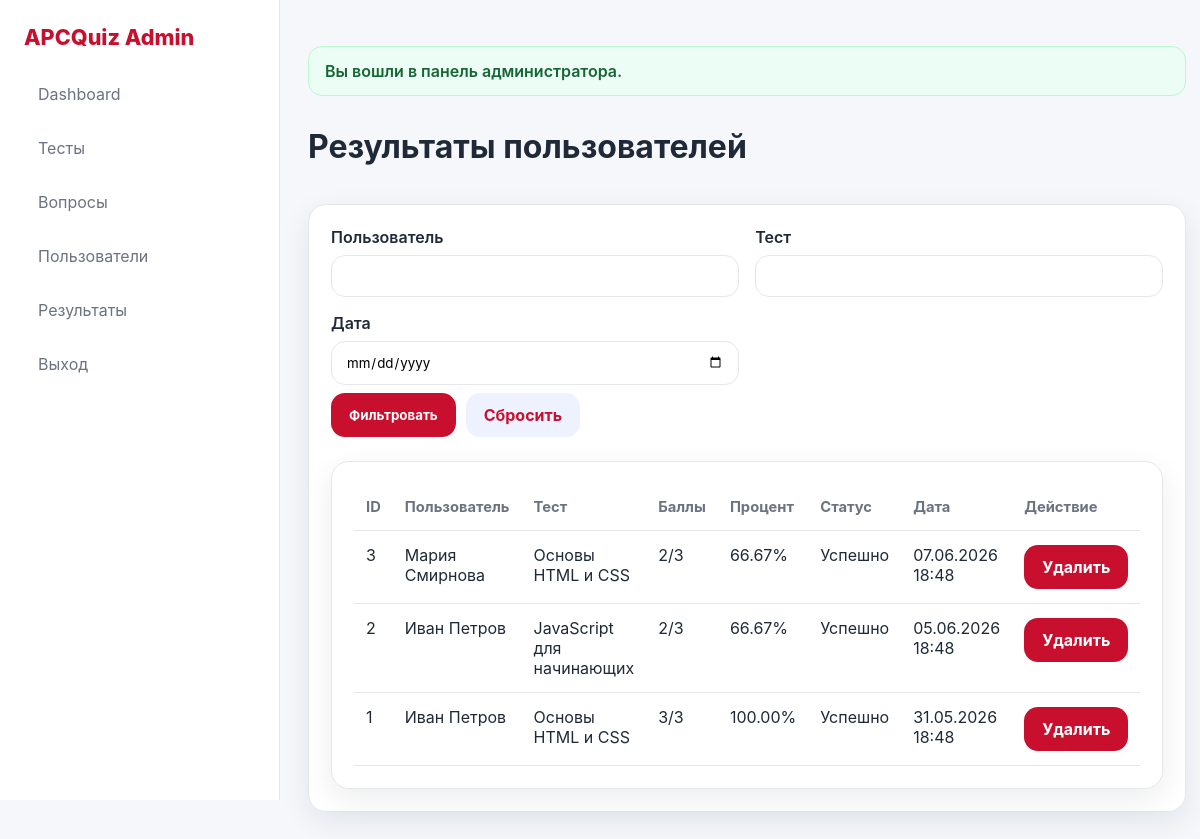
/manage_results.php (signed in), run on the app's committed database.
### tables this page shows
CREATE TABLE user_results (
    id INT AUTO_INCREMENT PRIMARY KEY,
    user_id INT NOT NULL,
    test_id INT NOT NULL,
    score INT NOT NULL DEFAULT 0,
    max_score INT NOT NULL DEFAULT 0,
    percentage DECIMAL(5,2) NOT NULL DEFAULT 0.00,
    successful TINYINT(1) NOT NULL DEFAULT 0,
    created_at TIMESTAMP DEFAULT CURRENT_TIMESTAMP,
    CONSTRAINT fk_results_user FOREIGN KEY (user_id) REFERENCES users(id) ON DELETE CASCADE,
    CONSTRAINT fk_results_test FOREIGN KEY (test_id) REFERENCES tests(id) ON DELETE CASCADE
);

CREATE TABLE users (
    id INT AUTO_INCREMENT PRIMARY KEY,
    full_name VARCHAR(150) NOT NULL,
    username VARCHAR(50) NOT NULL UNIQUE,
    email VARCHAR(120) NOT NULL UNIQUE,
    password_hash VARCHAR(255) NOT NULL,
    created_at TIMESTAMP DEFAULT CURRENT_TIMESTAMP
);

CREATE TABLE tests (
    id INT AUTO_INCREMENT PRIMARY KEY,
    category_id INT NULL,
    title VARCHAR(200) NOT NULL,
    description TEXT NULL,
    time_limit INT NOT NULL DEFAULT 15,
    is_active TINYINT(1) NOT NULL DEFAULT 1,
    created_at TIMESTAMP DEFAULT CURRENT_TIMESTAMP,
    CONSTRAINT fk_tests_category FOREIGN KEY (category_id) REFERENCES categories(id) ON DELETE SET NULL
);

### functions.php (called while the page is built, shortened)
<?php
function e($value): string
{
    return htmlspecialchars((string)$value, ENT_QUOTES, 'UTF-8');
}

### manage_results.php (the view, shortened to what this page needs)
<?php
require_once __DIR__ . '/../config/db.php';
require_once __DIR__ . '/../includes/functions.php';
$userFilter = trim($_GET['user'] ?? '');
$testFilter = trim($_GET['test'] ?? '');
$dateFilter = trim($_GET['date'] ?? '');
$sql = "
    SELECT ur.*, u.full_name, t.title
    FROM user_results ur
    JOIN users u ON u.id = ur.user_id
    JOIN tests t ON t.id = ur.test_id
    WHERE 1=1
";
$params = [];
$sql .= " ORDER BY ur.created_at DESC";
$stmt = $pdo->prepare($sql);
$stmt->execute($params);
$results = $stmt->fetchAll();
require_once __DIR__ . '/../includes/admin_header.php';
?>
<div class="section-title"><h1>Результаты пользователей</h1></div>
<div class="card">
    <form method="get">
        <div class="form-grid">
            <div class="form-group">
                <label>Пользователь</label>
                <input type="text" name="user" value="<?= e($userFilter); ?>">
            </div>
            <div class="form-group">
                <label>Тест</label>
                <input type="text" name="test" value="<?= e($testFilter); ?>">
            </div>
            <div class="form-group">
                <label>Дата</label>
                <input type="date" name="date" value="<?= e($dateFilter); ?>">
            </div>
        </div>
        <div class="inline-actions results-filter-actions">
    <button class="btn btn-primary" type="submit">Фильтровать</button>
    <a class="btn btn-light" href="/knowledge_test_system/admin/manage_results.php">Сбросить</a>
</div>
<div class="table-wrap" style="margin-top:24px;">
    <table>
        <thead><tr><th>ID</th><th>Пользователь</th><th>Тест</th><th>Баллы</th><th>Процент</th><th>Статус</th><th>Дата</th><th>Действие</th></tr></thead>
        <tbody>
        <?php foreach ($results as $row): ?>
            <tr>
                <td><?= (int)$row['id']; ?></td>
                <td><?= e($row['full_name']); ?></td>
                <td><?= e($row['title']); ?></td>
                <td><?= (int)$row['score']; ?>/<?= (int)$row['max_score']; ?></td>
                <td><?= e($row['percentage']); ?>%</td>
                <td><?= $row['successful'] ? 'Успешно' : 'Неуспешно'; ?></td>
                <td><?= e(date('d.m.Y H:i', strtotime($row['created_at']))); ?></td>
                <td><a class="btn btn-danger" href="/knowledge_test_system/admin/manage_results.php?delete=<?= (int)$row['id']; ?>" onclick="return confirm('Удалить результат?')">Удалить</a></td>
            </tr>
        <?php endforeach; ?>
        </tbody>
    </table>
</div>
<?php require_once __DIR__ . '/../includes/admin_footer.php'; ?>

### style.css (style rules this page uses)
:root { --bg: #f8f8f8; --card: #ffffff; --text: #1f2937; --muted: #6b7280; --primary: #c8102e; --primary-dark: #a50d25; --border: #e5e7eb; --success: #16a34a; --danger: #c8102e; --warning: #d97706; --shadow: 0 10px 30px rgba(15, 23, 42, 0.08); --radius: 18px; }
* { box-sizing: border-box; }
html, body { margin: 0; padding: 0; font-family: Inter, "Segoe UI", Arial, sans-serif; background: var(--bg); color: var(--text); }
body { min-height: 100vh; }
a { color: inherit; text-decoration: none; }
.hero-card, .card, .stat-card, .panel, .table-wrap, .auth-card { background: var(--card); border: 1px solid var(--border); border-radius: var(--radius); box-shadow: var(--shadow); }
.card, .panel, .table-wrap { padding: 22px; }
.section-title { display: flex; justify-content: space-between; align-items: center; gap: 12px; margin: 10px 0 16px; }
.inline-actions { display: flex; gap: 10px; flex-wrap: wrap; }
.btn { display: inline-flex; align-items: center; justify-content: center; gap: 8px; border: none; cursor: pointer; padding: 12px 18px; border-radius: 14px; font-weight: 700; transition: 0.25s; font-family: Inter, "Segoe UI", Arial, sans-serif; }
.btn-primary { background: var(--primary); color: #ffffff !important; }
.btn-light { background: #eef2ff; color: var(--primary) !important; }
.btn-danger { background: var(--danger); color: #ffffff !important; }
.table-wrap { overflow: auto; }
table { width: 100%; border-collapse: collapse; }
th, td { padding: 14px 12px; border-bottom: 1px solid var(--border); text-align: left; vertical-align: top; }
th { font-size: 0.92rem; color: var(--muted); }
.form-grid { display: grid; grid-template-columns: repeat(2, 1fr); gap: 16px; }
.form-group { display: flex; flex-direction: column; gap: 8px; }
.form-group label { font-weight: 600; }
input, textarea, select { width: 100%; padding: 12px 14px; border-radius: 14px; border: 1px solid var(--border); background: #ffffff; outline: none; font-family: Inter, "Segoe UI", Arial, sans-serif; }
.results-filter-actions { margin-top: 8px; }

### data on the page
user_results: id "3", user.full_name "Мария Смирнова", test.title "Основы HTML и CSS", score "2", max_score "3", percentage "66.67", successful "Успешно", created_at "07.06.2026 18:48"
user_results: id "2", user.full_name "Иван Петров", test.title "JavaScript для начинающих", score "2", max_score "3", percentage "66.67", successful "Успешно", created_at "05.06.2026 18:48"
user_results: id "1", user.full_name "Иван Петров", test.title "Основы HTML и CSS", score "3", max_score "3", percentage "100.00", successful "Успешно", created_at "31.05.2026 18:48"

### other printed values
$flash['message'] "Вы вошли в панель администратора."
